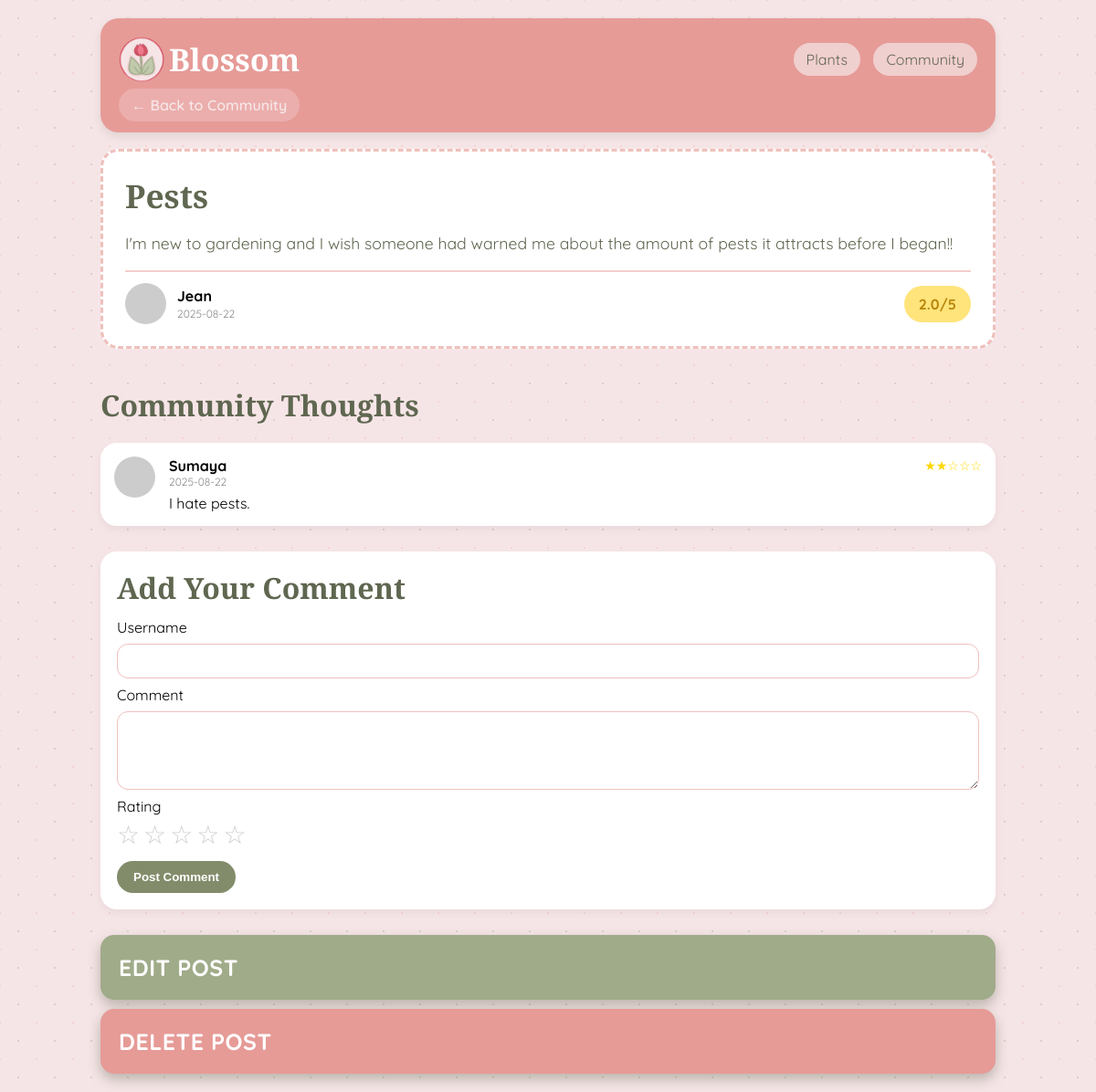
/detail.php?post_id=2&type=community, run on the app's committed database.
### tables this page shows
CREATE TABLE posts
(
	post_id			INT				AUTO_INCREMENT NOT NULL,
    title 			VARCHAR(60)		NOT NULL,
    body			VARCHAR(255)	NOT NULL,
    user_id			INT				NOT NULL,
    post_date		DATE			NOT NULL,
    post_img		VARCHAR(255),
    CONSTRAINT posts_pk
		PRIMARY KEY (post_id),
	CONSTRAINT posts_users_fk
		FOREIGN KEY (user_id) REFERENCES users (user_id)
);

CREATE TABLE users
(
	user_id			INT			AUTO_INCREMENT NOT NULL,
    user_name		VARCHAR(50)	UNIQUE NOT NULL,
    CONSTRAINT	users_pk
		PRIMARY KEY (user_id)
);

CREATE TABLE comments
(
	comment_id		INT				AUTO_INCREMENT NOT NULL,
    comment_text	VARCHAR(255)	NOT NULL,
    rating			INT,
    comment_date	DATE			NOT NULL,
    plant_id		INT,
    post_id			INT,
    user_id			INT				NOT NULL,
    CONSTRAINT comments_pk
		PRIMARY KEY (comment_id),
	CONSTRAINT comments_plants_fk
		FOREIGN KEY (plant_id) REFERENCES plants (plant_id),
	CONSTRAINT comments_posts_fk
		FOREIGN KEY (post_id) REFERENCES posts(post_id)
	ON DELETE CASCADE,
	CONSTRAINT comments_users_fk
		FOREIGN KEY (user_id) REFERENCES users (user_id)
);

### detail.php (the view, shortened to what this page needs)
<?php
include('db_connection.php');
function escape($value)
{
	return htmlspecialchars((string) $value, ENT_QUOTES, 'UTF-8');
}
function resolvePostImage($fileName)
{
	$name = TRIM((string) $fileName);
	if ($name === '') {
		return 'https://placehold.co/1200x600/F6E5E7/828C6A?text=Post';
	}
	$baseName = pathinfo($name, PATHINFO_FILENAME);
	return 'https://placehold.co/1200x600/F6E5E7/828C6A?text=' . rawurlencode($baseName ?: 'Post');
}
function getRatingSummary($con, $columnName, $itemId)
{
	$itemId = (int) $itemId;
	$sql = "SELECT ROUND(AVG(rating), 1) AS avg_rating, COUNT(rating) AS rating_count
		FROM comments
		WHERE $columnName = $itemId AND rating IS NOT NULL";
	$result = mysqli_query($con, $sql);
	$row = mysqli_fetch_assoc($result);
	return array(
		'avg_rating' => $row && $row['avg_rating'] !== null ? (float) $row['avg_rating'] : null,
		'rating_count' => $row ? (int) $row['rating_count'] : 0
	);
}
$plantId = isset($_GET['plant_id']) ? (int) $_GET['plant_id'] : 0;
$postId = isset($_GET['post_id']) ? (int) $_GET['post_id'] : 0;
$currentPageTypeParam = isset($_GET['type']) ? (string) $_GET['type'] : '';
$post = null;
$comments = array();
$ratingSummary = array('avg_rating' => null, 'rating_count' => 0);
$pageType = '';
$errorMessage = '';
if ($plantId > 0) {
	$pageType = 'plant';
	$plantQuery = "SELECT
		p.plant_id,
		p.plant_name,
		p.plant_type,
		p.plant_desc,
		p.sun_level,
		p.season_id,
		p.difficulty,
		p.plant_img,
		s.start_plant,
		s.end_plant,
		GROUP_CONCAT(DISTINCT c.category_name ORDER BY c.category_name SEPARATOR ', ') AS categories,
		GROUP_CONCAT(DISTINCT pe.pest_name ORDER BY pe.pest_name SEPARATOR ', ') AS pests,
		CASE
		WHEN s.start_plant IN (12, 1, 2) THEN 'Winter'
		WHEN s.start_plant BETWEEN 3 and 5 THEN 'Spring'
		WHEN s.start_plant BETWEEN 6 and 8 THEN 'Summer'
		WHEN s.start_plant BETWEEN 9 and 11 THEN 'Fall'
		ELSE 'Unknown'
		END AS planting_season
		FROM plants AS p
		INNER JOIN seasons AS s ON p.season_id = s.season_id
		LEFT JOIN plants_categories AS pc ON p.plant_id = pc.plant_id
		LEFT JOIN categories AS c ON pc.category_id = c.category_id
		LEFT JOIN plants_pests AS pp ON p.plant_id = pp.plant_id
		LEFT JOIN pests AS pe ON pp.pest_id = pe.pest_id
		WHERE p.plant_id = $plantId
		GROUP BY
		p.plant_id,
		p.plant_name,
		p.plant_type,
		p.plant_desc,
		p.sun_level,
		p.season_id,
		p.difficulty,
		p.plant_img,
		s.start_plant,
		s.end_plant";
	$plantResult = mysqli_query($con, $plantQuery);
	if ($plantResult && mysqli_num_rows($plantResult) > 0) {
		$plant = mysqli_fetch_assoc($plantResult);
	} else {
		$errorMessage = 'Plant not found.';
	}
	$ratingSummary = getRatingSummary($con, 'plant_id', $plantId);
	$commentsQuery = "SELECT
		c.comment_text,
		c.rating,
		c.comment_date,
		u.user_name
	FROM comments AS c
	INNER JOIN users AS u ON c.user_id = u.user_id
	WHERE c.plant_id = $plantId
	ORDER BY c.comment_date DESC, c.comment_id DESC";
	$commentsResult = mysqli_query($con, $commentsQuery);
	if ($commentsResult) {
		while ($row = mysqli_fetch_assoc($commentsResult)) {
			$comments[] = $row;
		}
	}
} elseif ($postId > 0) {
	$pageType = 'post';
	$postQuery = "SELECT pt.post_id, pt.title, pt.body, pt.post_date, pt.post_img, u.user_name
	FROM posts AS pt
	INNER JOIN users AS u ON pt.user_id = u.user_id
	WHERE pt.post_id = $postId";
	$postResult = mysqli_query($con, $postQuery);
	if ($postResult && mysqli_num_rows($postResult) > 0) {
		$post = mysqli_fetch_assoc($postResult);
	} else {
		$errorMessage = 'Post not found.';
	}
	$ratingSummary = getRatingSummary($con, 'post_id', $postId);
	$commentsQuery = "SELECT
		c.comment_text,
		c.rating,
		c.comment_date,
		u.user_name
	FROM comments AS c
	INNER JOIN users AS u ON c.user_id = u.user_id
	WHERE c.post_id = $postId
	ORDER BY c.comment_date DESC, c.comment_id DESC";
	$commentsResult = mysqli_query($con, $commentsQuery);
	if ($commentsResult) {
		while ($row = mysqli_fetch_assoc($commentsResult)) {
			$comments[] = $row;
		}
	}
} else {
	$errorMessage = 'Select a plant or post card to view details.';
}
?>
<html lang="en">
<head>
	<link rel="stylesheet" href="style.css">
</head>
<body class="detail-page">
	<div class="detail-layout">
		<div class="header detail-header">
			<div class="header-top">
				<div class="logo" style="display: flex; align-items: center;">
                    <img src="images/favicon.png" alt="Blossom">Blossom
                </div>
				<div class="tabs">
					<a href="index.php" class="<?php echo basename($_SERVER['PHP_SELF']) == 'index.php' ? 'active' : ''; ?>">Plants</a>
					<a href="community.php" class="<?php echo basename($_SERVER['PHP_SELF']) == 'community.php' ? 'active' : ''; ?>">Community</a>
				</div>
			</div>
			<a class="back-link" href="<?php echo $pageType === 'post' ? 'community.php' : 'index.php'; ?>">← Back to <?php echo $pageType === 'post' ? 'Community' : 'Plants'; ?></a>
		</div>
		<?php if ($errorMessage !== '') { ?>
			<div class="empty-state"><?php echo escape($errorMessage); ?></div>
		<?php } else { ?>
			<?php if ($pageType === 'post' && $post) { ?>
				<?php
					$postImage = resolvePostImage($post['post_img']);
					$hasImage = strpos($postImage, 'placehold') === false;
				?>
				<?php if ($hasImage) { ?>
					<section class="plant-detail">
						<div class="plant-image">
							<img src="<?php echo escape($postImage); ?>" alt="<?php echo escape($post['title']); ?>">
						</div>
						<div class="plant-info">
							<div class="post-content-box">
								<h1><?php echo escape($post['title']); ?></h1>
								<p class="post-body"><?php echo escape($post['body']); ?></p>
								<div class="post-footer-divider"></div>
								<div class="post-user-info post-user-info-spread">
									<div class="post-user-meta">
										<img src="https://ui-avatars.com/api/?name=<?php echo urlencode($post['user_name']); ?>&background=E69B97&color=fff" class="pfp" alt="<?php echo escape($post['user_name']); ?>">
										<div>
											<strong><?php echo escape($post['user_name']); ?></strong>
											<p class="post-date"><?php echo escape($post['post_date']); ?></p>
										</div>
									</div>
									<div class="avg-rating">
										<?php echo $ratingSummary['avg_rating'] !== null
											? escape(number_format($ratingSummary['avg_rating'], 1))
											: '0'; ?>/5
									</div>
								</div>
							</div>
						</div>
					</section>
				<?php } else { ?>
					<section class="post-text-only">
						<div class="post-content-box">
							<h1><?php echo escape($post['title']); ?></h1>
							<p class="post-body"><?php echo escape($post['body']); ?></p>
							<div class="post-footer-divider"></div>
							<div class="post-user-info post-user-info-spread">
								<div class="post-user-meta">
									<img src="https://ui-avatars.com/api/?name=<?php echo urlencode($post['user_name']); ?>&background=E69B97&color=fff" class="pfp" alt="<?php echo escape($post['user_name']); ?>">
									<div>
										<strong><?php echo escape($post['user_name']); ?></strong>
										<p class="post-date"><?php echo escape($post['post_date']); ?></p>
									</div>
								</div>
								<div class="avg-rating">
									<?php echo $ratingSummary['avg_rating'] !== null
										? escape(number_format($ratingSummary['avg_rating'], 1))
										: '0'; ?>/5
								</div>
							</div>
						</div>
					</section>
				<?php } ?>
			<?php } ?>
			<section class="comments-modern">
				<h2>Community Thoughts</h2>
				<?php if (!empty($comments)) { ?>
					<?php foreach ($comments as $comment) { ?>
						<div class="comment-modern">
							<img src="https://ui-avatars.com/api/?name=<?php echo urlencode($comment['user_name']); ?>&background=E69B97&color=fff" class="pfp" alt="<?php echo escape($comment['user_name']); ?>">
							<div class="comment-body">
								<div class="comment-top">
									<strong><?php echo escape($comment['user_name']); ?></strong>
									<div class="stars">
										<?php
											$rating = (int)$comment['rating'];
											for ($i=1; $i<=5; $i++) {
												echo $i <= $rating ? '★' : '☆';
											}
										?>
									</div>
								</div>
								<div class="comment-date">
									<?php echo escape($comment['comment_date']); ?>
								</div>
								<p><?php echo escape($comment['comment_text']); ?></p>
							</div>
						</div>
					<?php } ?>
				<?php } else { ?>
					<div class="empty-state-comment">No comments yet for this <?php echo $pageType === 'post' ? 'post' : 'plant'; ?>.</div>
				<?php } ?>
			</section>
			<section class="comment-form-wrap">
				<h2>Add Your Comment</h2>
				<form method="POST" action="detail.php<?php echo $pageType === 'post' ? '?post_id=' . (int) $postId : '?plant_id=' . (int) $plantId; ?><?php echo $currentPageTypeParam === 'community' ? '&type=community' : ''; ?>" class="comment-form">
					<label for="comment_user">Username</label>
					<input id="comment_user" name="comment_user" type="text" maxlength="50" required>
					<label for="comment_text">Comment</label>
					<textarea id="comment_text" name="comment_text" rows="4" maxlength="255" required></textarea>
					<label>Rating</label>
					<div class="rating-input rating-picker" data-target="#comment_rating">
						<button type="button" data-value="1" aria-label="Rate 1">☆</button>
						<button type="button" data-value="2" aria-label="Rate 2">☆</button>
						<button type="button" data-value="3" aria-label="Rate 3">☆</button>
						<button type="button" data-value="4" aria-label="Rate 4">☆</button>
						<button type="button" data-value="5" aria-label="Rate 5">☆</button>
					</div>
					<button type="submit" class="comment-submit-btn">Post Comment</button>
				</form>
			</section>
			<?php
			$current_page = $currentPageTypeParam;
			if($current_page == 'community') {?>
				<section class="post-controls">
					<div class="control-item">
						<form action="edit.php" method="POST" enctype="multipart/form-data">
							<button type="button" class="edit_btn" id="open-edit-modal">Edit Post</button>
						</form>
					</div>
					<div class="control-item">
						<form action="delete.php" method="POST" onsubmit="return confirm('Are you sure you want to delete the post?');">
							<button type="submit" name="delete_btn" class="delete_btn">Delete Post</button>
						</form>
					</div>
				</section>
			<?php }?>
		<?php } ?>
	</div>
</body>
</html>

### data on the page
posts: title "Pests", body "I'm new to gardening and I wish someone had warned me about the amount of pests it attracts before I began!!", user.user_name "Jean", post_date "2025-08-22"
comments: user.user_name "Sumaya", rating 2 (drawn), comment_date "2025-08-22", comment_text "I hate pests."

### other printed values
$ratingSummary['avg_rating'] "2.0"
